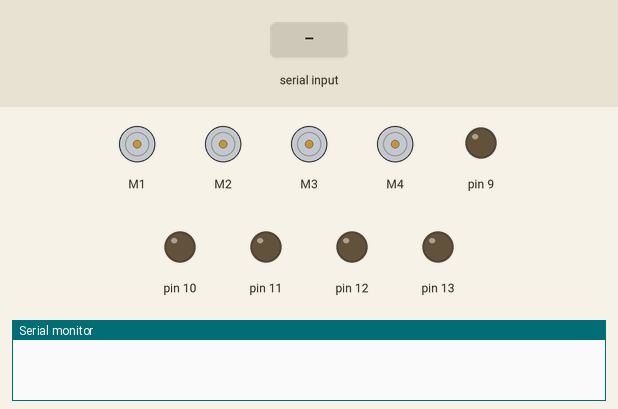
This sketch was run on a simulated Arduino Uno, built with avr-gcc and run on an emulated ATmega328P. Shown: 4 × DC motor (green arrow = forward, orange = backward, longer = faster), output pins drawn as LEDs (lit = HIGH), the last lines printed to the serial monitor. The inputs (shaded band) are chosen by the test bench.

Above: at 1.2 s.
1.3 s: "F" received over Serial
At 2.0 s:
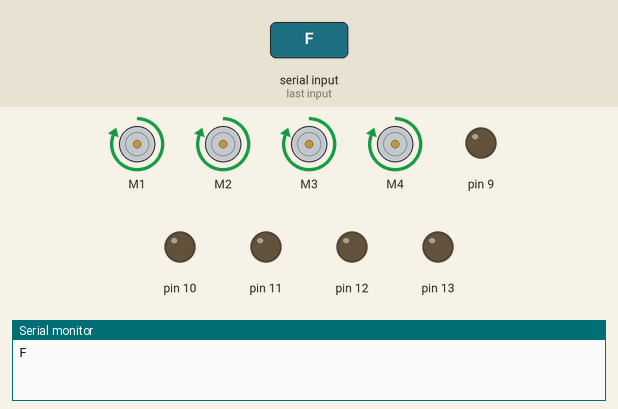
2.8 s: "B" received over Serial
At 3.2 s:
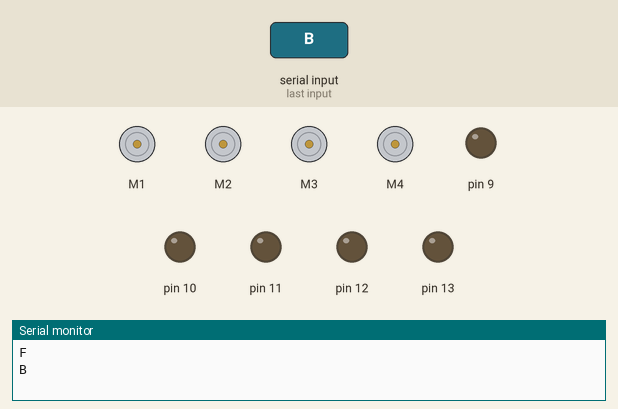
Timing chart, 0 to 5.8 s (numbered marks = the images above; inputs shaded):
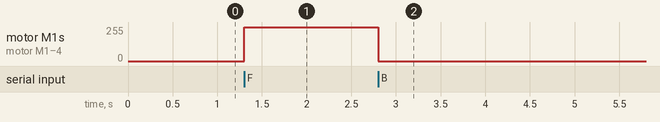

The sketch:

rc_car.ino
```cpp
#include <AFMotor.h>

AF_DCMotor motor1(1, MOTOR12_64KHZ);
AF_DCMotor motor2(2, MOTOR12_64KHZ);
AF_DCMotor motor3(3, MOTOR34_64KHZ);
AF_DCMotor motor4(4, MOTOR34_64KHZ);

void setup() {
  pinMode(13, OUTPUT);
  pinMode(12, OUTPUT);
  pinMode(11, OUTPUT);
  pinMode(10, OUTPUT);
  pinMode(9, OUTPUT);
  Serial.begin(9600);
}

char t;

void loop() {
  if(Serial.available() > 0){
    t = Serial.read();
    stop();
    Serial.println(t);

switch(t){
  case 'F':
  forward();
  break;
  case 'B':
  break;
  case 'L':
  break;
  case 'R':
  break;
}
}
}

void forward(){
  motor1.setSpeed(255);
  motor1.run(FORWARD);
  motor2.setSpeed(255);
  motor2.run(FORWARD);
  motor3.setSpeed(255);
  motor3.run(FORWARD);
  motor4.setSpeed(255);
  motor4.run(FORWARD);
}
void backward(){
  motor1.setSpeed(255);
  motor1.run(BACKWARD);
  motor2.setSpeed(255);
  motor2.run(BACKWARD);
  motor3.setSpeed(255);
  motor3.run(BACKWARD);
  motor4.setSpeed(255);
  motor4.run(BACKWARD);
}
void left(){
  motor1.setSpeed(255);
  motor1.run(FORWARD);
  motor2.setSpeed(255);
  motor2.run(FORWARD);
  motor3.setSpeed(255);
  motor3.run(FORWARD);
  motor4.setSpeed(255);
  motor4.run(FORWARD);
}
void right(){
  motor1.setSpeed(255);
  motor1.run(FORWARD);
  motor2.setSpeed(255);
  motor2.run(FORWARD);
  motor3.setSpeed(255);
  motor3.run(FORWARD);
  motor4.setSpeed(255);
  motor4.run(FORWARD);
}
void stop(){
  motor1.setSpeed(255);
  motor1.run(RELEASE);
  motor2.setSpeed(255);
  motor2.run(RELEASE);
  motor3.setSpeed(255);
  motor3.run(RELEASE);
  motor4.setSpeed(255);
  motor4.run(RELEASE);
}
```

Measured:
- after the input at 1.3 s, motor M1–4: stopped → forward 255/255 at once
- after the input at 2.8 s, motor M1–4: forward 255/255 → stopped at once
